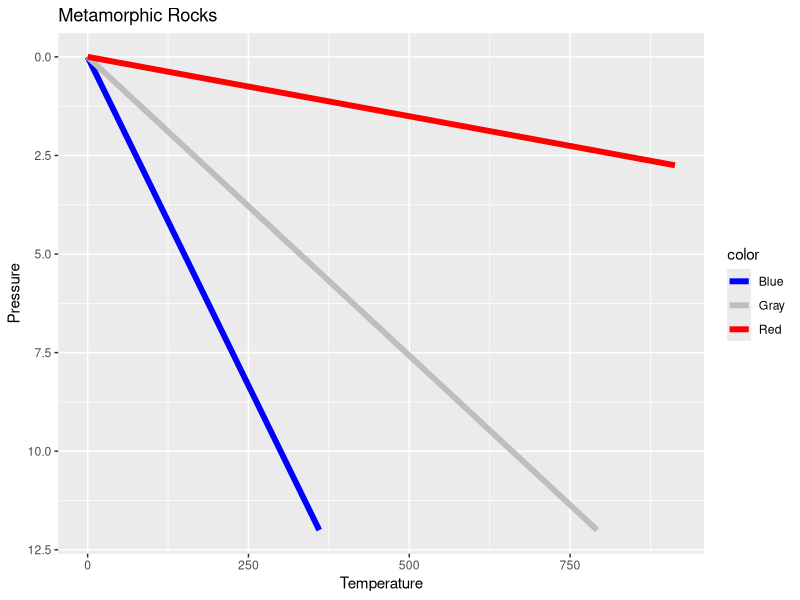

Reproduce this figure in R.
library(ggplot2)

setwd("C:/Users/clali/OneDrive/Desktop/EOS_CLASS/Lab 3")
metamorphic.cs<-read.csv('Metamorphic_data.csv')

ggplot(data= metamorphic.cs, 
       mapping = aes(x = Temperature, y = Pressure, color=as.factor(Color)))+
  geom_line(size= 2)+
  scale_color_manual(values = c("blue", "grey", "red"))+
  xlab("Temperature")+ 
  ylab("Pressure")+ 
  ggtitle("Metamorphic Rocks")+ 
  labs(color="color")+
  scale_y_reverse() 